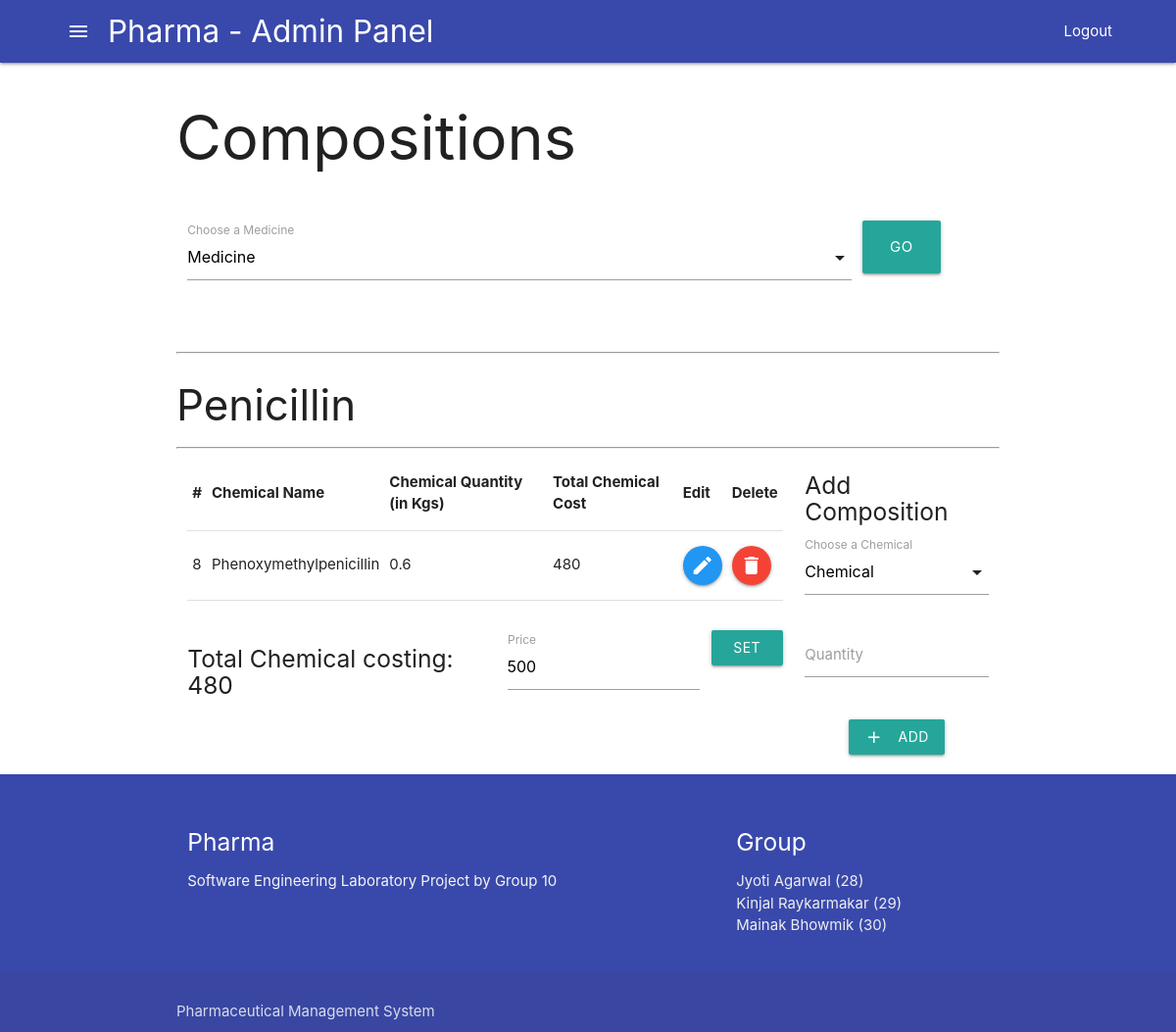
Page /admin/composition.php?med=3 (signed in) on the committed database.
### tables this page shows
CREATE TABLE `medicines` (
  `id` int(11) NOT NULL,
  `name` varchar(30) NOT NULL,
  `qty` int(11) NOT NULL DEFAULT 0,
  `price` float NOT NULL DEFAULT 0,
  `forSale` tinyint(1) NOT NULL DEFAULT 0,
  `image` varchar(200) NOT NULL
);

CREATE TABLE `composition` (
  `comp_id` int(11) NOT NULL,
  `cid` int(11) NOT NULL,
  `mid` int(11) NOT NULL,
  `c_qty` double NOT NULL
);

CREATE TABLE `chemicals` (
  `id` int(11) NOT NULL,
  `name` varchar(30) NOT NULL,
  `qty` double NOT NULL DEFAULT 0,
  `rate` double NOT NULL,
  `image` varchar(200) NOT NULL
);

### admin/composition.php (the view, shortened to what this page needs)
<?php
include("./include/connection.php");
include("./include/header.php");
$query3 = "select id, name from chemicals";
$chemicals = mysqli_query($con, $query3);
if (isset($_REQUEST["med"])) {
  $query = "select * from medicines where id='" . $_REQUEST["med"] . "'";
  $result = mysqli_query($con, $query);
  $medicine = mysqli_fetch_object($result);
  $query2 = "select * from composition, chemicals where mid='" . $_REQUEST["med"] . "'  and composition.cid=chemicals.id";
  $compositions = mysqli_query($con, $query2);
}
?>
<link rel="stylesheet" href="./styles/styles.css">
<div class="container">
  <h1>Compositions</h1>
  <form action="">
    <div class="row" style="margin-top: 50px; margin-bottom: 50px">
      <div class="input-field col s10">
        <label>Choose a Medicine</label>
      </div>
      <div class="s2">
        <button type="submit" class="waves-effect waves-light btn-large">Go</button>
      </div>
    </div>
  </form>
  <hr>
  <?php if (isset($_REQUEST["med"])) { ?>
    <h3><?php echo $medicine->name ?></h3>
    <hr>
    <div class="row">
      <div class="col s9">
        <table>
          <thead>
            <tr>
              <th>#</th>
              <th>Chemical Name</th>
              <th>Chemical Quantity (in Kgs)</th>
              <th>Total Chemical Cost</th>
              <th>Edit</th>
              <th>Delete</th>
            </tr>
          </thead>
          <tbody>
            <?php
            $totalCosts = 0;
            while ($fetch = mysqli_fetch_object($compositions)) {
              $totalCosts += $fetch->rate * $fetch->c_qty;  ?>
              <tr>
                <td><?php echo $fetch->comp_id ?></td>
                <td><?php echo $fetch->name ?></td>
                <td><?php echo $fetch->c_qty ?></td>
                <td><?php echo $fetch->rate * $fetch->c_qty ?></td>
                <td>
                  <a class="btn-floating blue" href="./composition.php?med=<?php echo $medicine->id ?>&edit=<?php echo $fetch->comp_id ?>">
                    <i class="material-icons">edit</i>
                  </a>
                </td>
                <td>
                  <a class="btn-floating red" href="./composition.php?med=<?php echo $medicine->id ?>&delete=<?php echo $fetch->comp_id ?>">
                    <i class="material-icons">delete</i>
                  </a>
                </td>
              </tr>
            <?php } ?>
          </tbody>
        </table>
        <div class="row" style="margin-top: 30px;">
          <div class="col s6">
            <h5>Total Chemical costing: <?php echo $totalCosts ?></h5>
          </div>
          <form action="./medicines/setprice.php" method="POST" class="col s6">
            <div class="input-field col s9">
              <input id="price" name="price" type="number" step="any" value="<?php echo $medicine->price ?>" class="validate" required>
              <label for="price">Price</label>
            </div>
            <button type="submit" class="waves-effect waves-light btn col s3">
              Set Price
            </button>
          </form>
        </div>
      </div>
      <div class="col s3">
        <?php if (isset($_REQUEST["edit"])) {
          $query = "select * from composition where comp_id='" . $_REQUEST["edit"] . "'";
          $result = mysqli_query($con, $query);
          $composition = mysqli_fetch_object($result); ?>
          <h5>Edit Composition</h5>
          <form action="./composition/compoEdit.php" method="POST">
            <input type="text" name="comp_id" value="<?php echo $composition->comp_id ?>" hidden>
            <input type="text" name="mid" value="<?php echo $medicine->id ?>" hidden>
            <div class="row">
              <div class="input-field col s12">
                <select name="cid">
                  <option value="" disabled selected>Chemical</option>
                  <?php while ($fetch = mysqli_fetch_object($chemicals)) { ?>
                    <option value="<?php echo $fetch->id ?>" <?php echo $fetch->id == ($composition->cid) ? "selected" : "" ?>><?php echo $fetch->name ?></option>
                  <?php } ?>
                </select>
                <label>Choose a Chemical</label>
              </div>
              <div class="input-field col s12">
                <input name="c_qty" id="c_qty" type="number" value="<?php echo $composition->c_qty ?>" class="validate" step="any" required>
                <label for="c_qty">Quantity</label>
              </div>
            </div>
            <div class="flex-center">
              <button type="submit" class="waves-effect waves-light btn">
                <i class="material-icons left">add</i>
                Edit
              </button>
            </div>
          </form>
        <?php } else {  ?>
          <h5>Add Composition</h5>
          <form action="./composition/compoAdd.php" method="POST">
            <div class="row">
              <div class="input-field col s12">
                <label>Choose a Chemical</label>
              </div>
              <div class="input-field col s12">
                <input name="c_qty" id="c_qty" type="number" class="validate" step="any" required>
                <label for="c_qty">Quantity</label>
              </div>
            </div>
            <div class="flex-center">
              <button type="submit" class="waves-effect waves-light btn">
                <i class="material-icons left">add</i>
                Add
              </button>
            </div>
          </form>
        <?php }  ?>
      </div>
    </div>
  <?php } ?>
</div>
<?php include("./include/footer.php") ?>

### admin/styles/styles.css (style rules this page uses)
.container { margin-top: 20px; }
.flex-center { display: flex; justify-content: center; }

### rows in the picture
medicines: name "Penicillin", price "500"
composition: comp_id "8", cid.name "Phenoxymethylpenicillin", c_qty "0.6", $fetch->rate * $fetch->c_qty "480"

### other values in the picture
$totalCosts "480"
